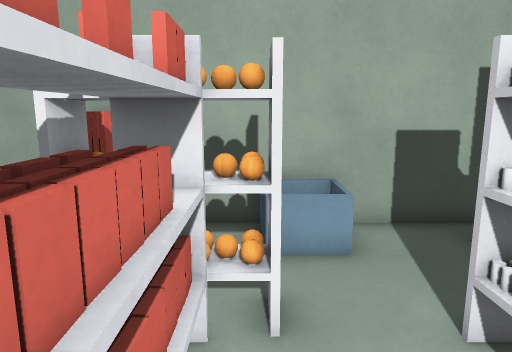
view 1 (above)

20 first-person views from a walk through a Godot game level. The camera is 1.4 m above the floor, tilts 10° down and sees 70° across. The floor is counted in squares, 0.5 m on a side. Each view is taken from the middle of a square. On the plan, view 1 faces up. The plan holds only what a view shows up to about 20 squares ahead; the rest is blank. The place goes on beyond the plan. Surface patterns are stand-ins for the level's own textures.

view 2
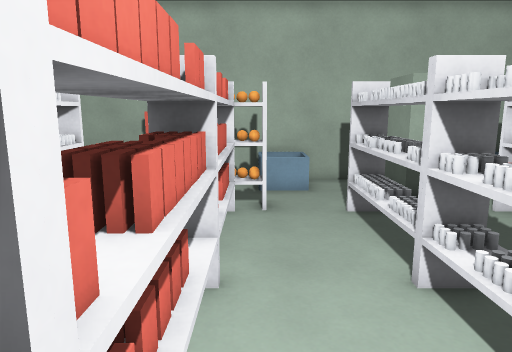

view 3
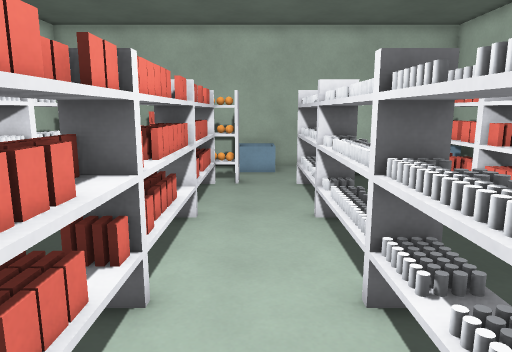

view 4
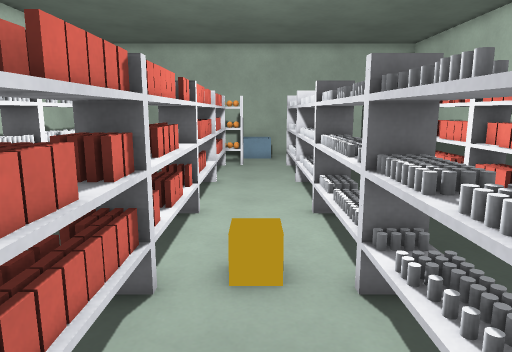

view 5
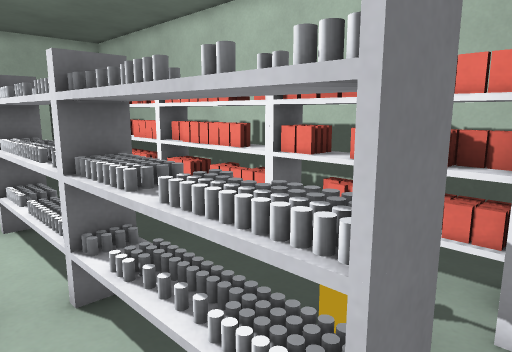

view 6
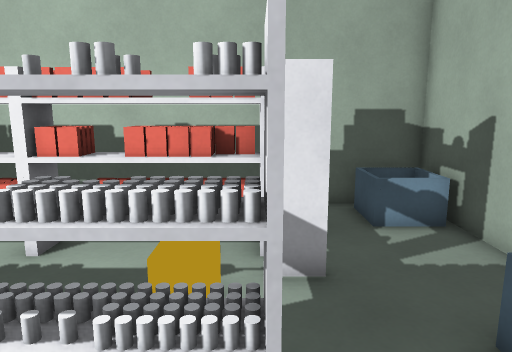

view 7
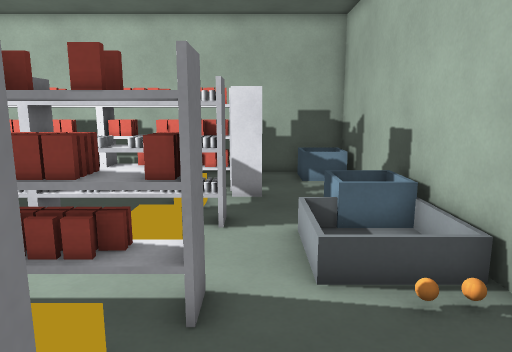

view 8
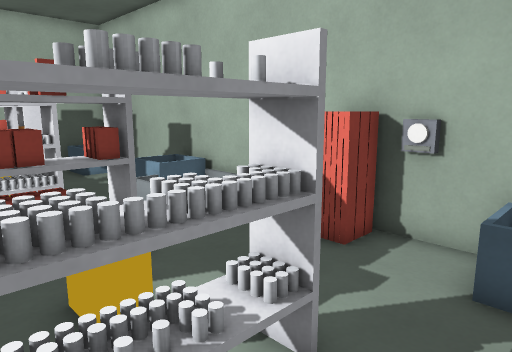

view 9
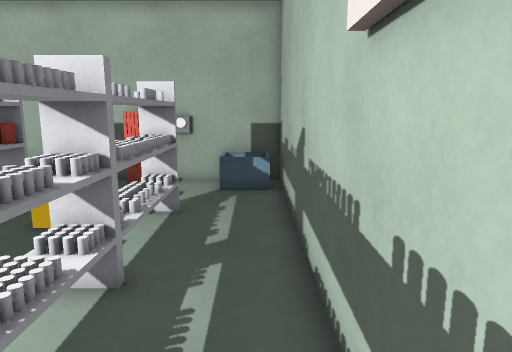

view 10
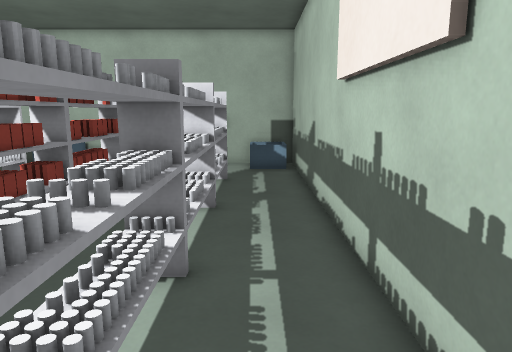

view 11
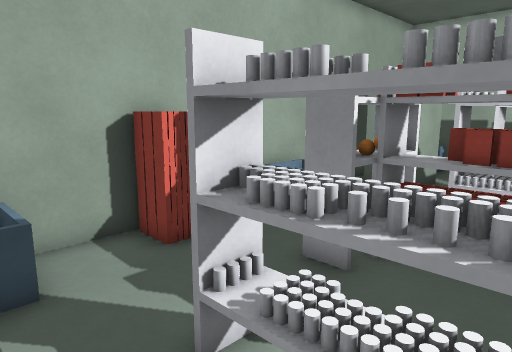

view 12
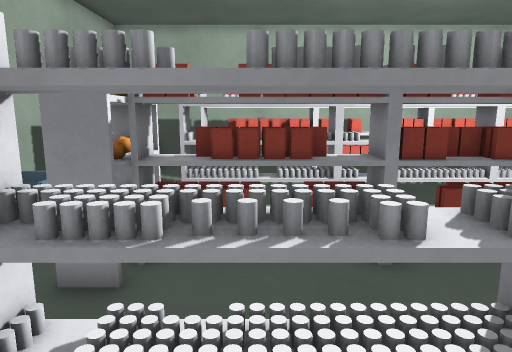

view 13
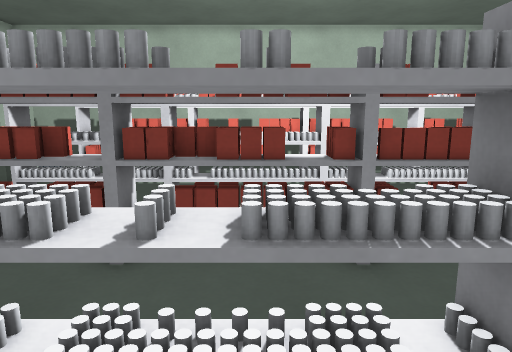

view 14
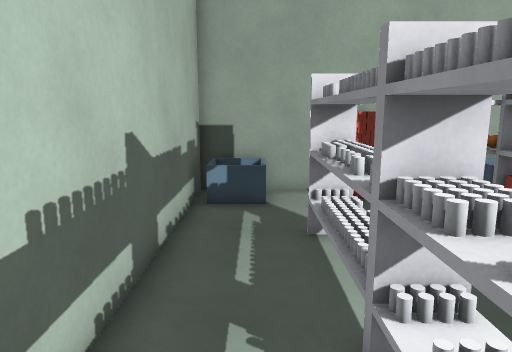

view 15
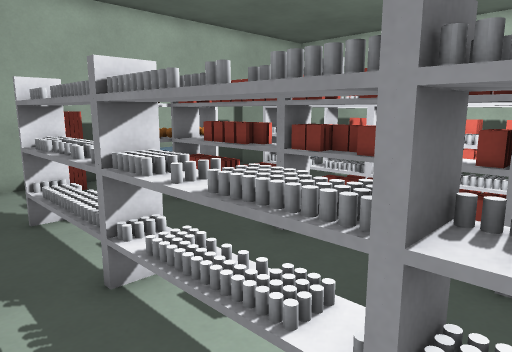

view 16
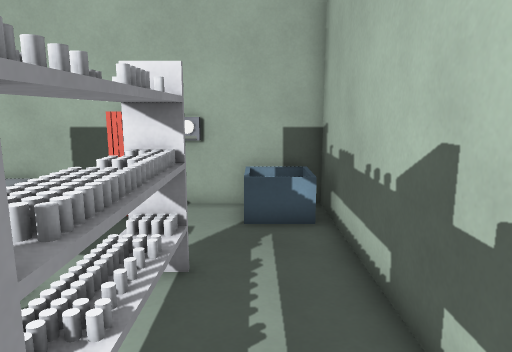

view 17
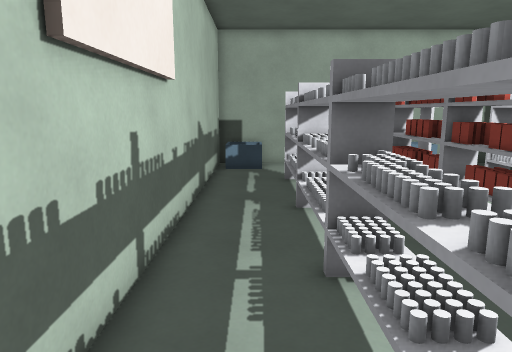

view 18
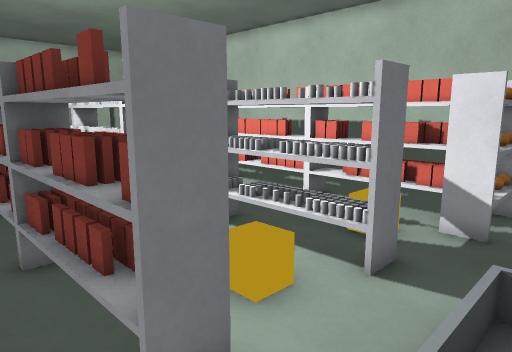

view 19
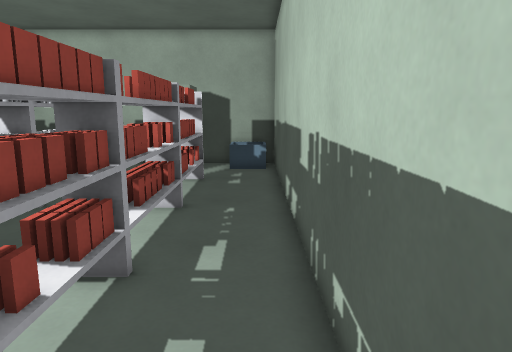

view 20
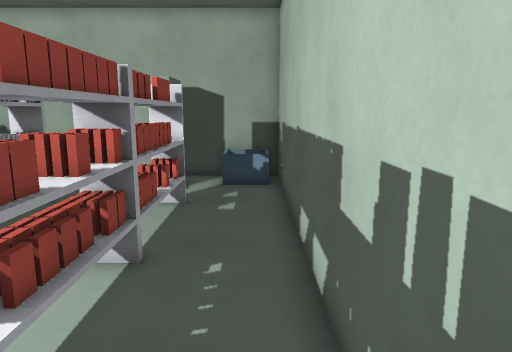

### Floor plan
Key: @ floor where view 1 was taken; # wall or solid block; x gap in a wall; . main floor; : floor 0.25 m higher than the main floor; = window, fence, low wall or low ledge; ^ raised ledge; B bin; A box; P pillar; O other object.
Columns run from 9 left of view 1 to 11 right of it. Each row starts with its distance up from view 1.
  9 ##########B##########
  8 #BB..##..B:B..P  .BB#
  7 #BB......BBB..P P.BB#
  6 #.............PPP...#
  5 #.... .OOO..........#
  4 #..#^ .O#O..^...^#..#
  3 #..^^ .#^...^...^^..#
  2 #..^^ .#^...^...^^..#
  1 #..^^..#A...^...#A..#
  0 #..^^..# @..^...#O..#
 -1 #..^^..#^...^...^^..#
 -2 #..^^..#^...^...^^..#
 -3 #..^^..#^...^...^^..#
 -4 #..^^..#^...^...^^..#
 -5 #..x^..#^...^x..##..#
 -6 #..^^..x^...^ ..==..#
 -7 #..^^..#^. .^ ..#^..#
 -8 #..^^. .^. .^ ..^^..#
 -9 #..^^  #^.O.^...^^..#
-10 #..^^  #A...^...O#..#
-11 #..^^ .#A...^...O^ .#
-12 #..^^ .#^.  ^...^^..#
-13 #..^^.O.^.O.^.O.^^..#
-14 #..#^...^...^..O#O..#
-15 #..............#O#O.#
-16 #...................#
-17 #BB.......   O....BB#
-18 #BB..##...    ....BB#
-19 #####################

Where each view was taken, in squares from view 1:
view 1: 0 up, 0 right, facing up
view 2: 6 down, 0 right, facing up
view 3: 10 down, 1 right, facing up
view 4: 15 down, 1 right, facing up
view 5: 15 down, 1 right, facing up-right
view 6: 14 down, 0 right, facing right
view 7: 15 down, 6 left, facing right
view 8: 11 down, 8 left, facing down-right
view 9: 4 down, 8 left, facing down
view 10: 1 up, 7 left, facing down
view 11: 1 up, 8 left, facing up-right
view 12: 2 up, 8 left, facing right
view 13: 3 down, 8 left, facing right
view 14: 4 down, 7 left, facing up
view 15: 6 down, 8 left, facing up-right
view 16: 8 down, 7 left, facing down
view 17: 11 down, 7 left, facing up
view 18: 17 down, 3 left, facing up-right
view 19: 11 down, 10 right, facing up
view 20: 7 down, 10 right, facing up
